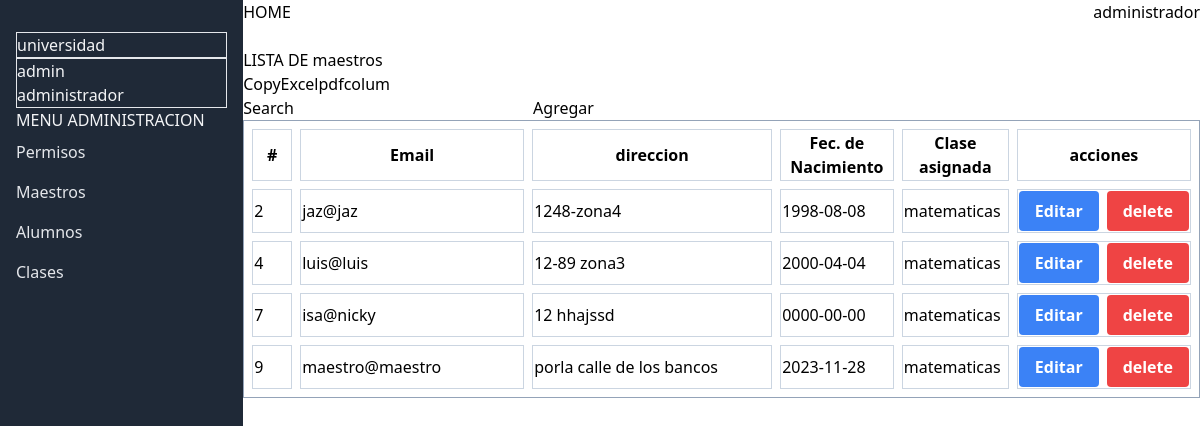
Before: /admin/maestros with the older database file.
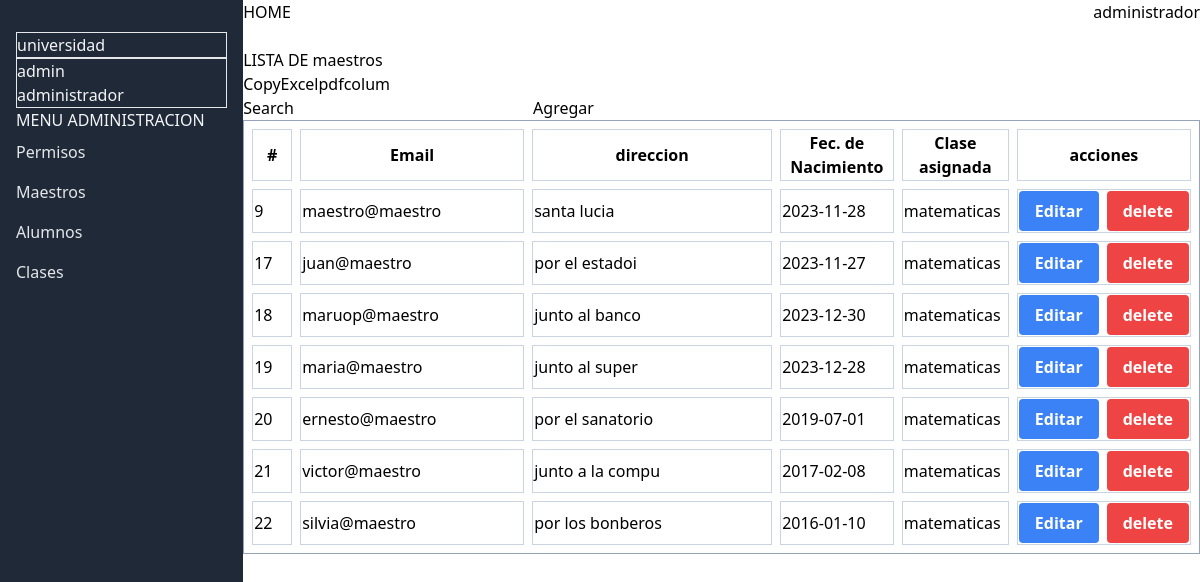
After: the same page with the newer database file.
### tables this page shows
CREATE TABLE `usuarios` (
  `id` int(11) NOT NULL AUTO_INCREMENT,
  `correo` varchar(100) DEFAULT NULL,
  `password` varchar(250) DEFAULT NULL,
  `nombre` varchar(100) DEFAULT NULL,
  `apellido` varchar(100) DEFAULT NULL,
  `direccion` varchar(100) DEFAULT NULL,
  `fecha_nac` date DEFAULT NULL,
  `rol` int(11) DEFAULT NULL,
  `id_materias` int(11) DEFAULT NULL,
  PRIMARY KEY (`id`),
  KEY `usuarios_FK` (`rol`),
  KEY `usuarios_FK_1` (`id_materias`),
  CONSTRAINT `usuarios_FK` FOREIGN KEY (`rol`) REFERENCES `roles` (`id_rol`),
  CONSTRAINT `usuarios_FK_1` FOREIGN KEY (`id_materias`) REFERENCES `materia` (`id`)
);

### Controllers/AdminController.php (called while the page is built, shortened)
<?php
class AdminController
{
    protected $model;
    public function __construct()
    {
        $this->model = new User();
    }
    public function maestros()
    {
        $data = $this->model->where("rol", "=", "2");
        include $_SERVER["DOCUMENT_ROOT"] . "/views/admin/dash_maestro.php";
    }
}

### config/database.php (called while the page is built)
<?php
return [
    "host" => "localhost",
    "dbname" => "universidad",
    "username" => "root",
    "password" => ""
];

### Models/Mode.php (called while the page is built, shortened)
<?php
class Model
{
    private $db;
    protected $table;
    public function __construct()
    {
        $config = include($_SERVER["DOCUMENT_ROOT"] . "/config/database.php");
        try {
            $this->db = new mysqli(
                $config["host"],
                $config["username"],
                $config["password"],
                $config["dbname"]
            );
        } catch (mysqli_sql_exception $e) {
            echo "Error: " . $e->getMessage();
        }
    }
    public function where($column, $operator, $value)
    {
        $res = $this->db->query("SELECT * FROM {$this->table} WHERE $column $operator '$value' ");
        $data = $res->fetch_all(MYSQLI_ASSOC);
        return $data;
    }
}

### views/admin/dash_maestro.php (the view, shortened to what this page needs)
<!DOCTYPE html>
<html lang="en">
<head>
    <script src="https://cdn.tailwindcss.com"></script>
</head>
<body>
    <div class="flex">
        <div class="bg-gray-800 text-gray-100 w-64 px-4 py-8 h-screen">
            <div class=" border border-b-1 space-y-10">
                <h1> universidad</h1>
            </div>
            <div class=" border border-b-1">
                <p>admin</p>
                <p>administrador</p>
            </div>
            <div>
                <nav>
                    <p>MENU ADMINISTRACION </p>
                    <a href="/admin/permisos" class="block py-2 text-gray-200 hover:bg-gray-700 hover:text-white">
                        Permisos</a>
                    <a href="/admin/maestros" class="block py-2 text-gray-200 hover:bg-gray-700 hover:text-white">
                        Maestros</a>
                    <a href="/admin/alumnos" class="block py-2 text-gray-200 hover:bg-gray-700 hover:text-white">
                        Alumnos</a>
                    <a href="/admin/clases" class="block py-2 text-gray-200 hover:bg-gray-700 hover:text-white">
                        Clases</a>
                </nav>
            </div>
        </div>
        <div>
            <header class=" bg-white flex justify-between h-12  ">
                <a class=" start-0" href="/home/admin">HOME</a>
                <p class=" end-0"> administrador</p>
            </header>
            <div>
                <h1> LISTA DE maestros</h1>
            </div>
            <div>
                <div>
                    <button>Copy</button><button>Excel</button><button>pdf</button><button>colum </button>
                </div>
                <div><label for="">Search</label>
                    <input type="text">
                    <a href="/admin/maestro/add"> Agregar</a>
                </div>
            </div>
            <div>
                <table class=" table-auto border-separate border-spacing-2 border border-slate-400">
                    <thead>
                        <tr>
                            <th class="border border-slate-300 w-10 "># </th>
                            <th class="border border-slate-300 w-56"> Email</th>
                            <th class="border border-slate-300 w-60"> direccion</th>
                            <th class="border border-slate-300">Fec. de Nacimiento </th>
                            <th class="border border-slate-300">Clase asignada</th>
                            <th class="border border-slate-300 "> acciones</th>
                        </tr>
                    </thead>
                    <tbody>
                        <?php
                        foreach ($data as $data) {
                        ?>
                            <tr>
                                <td class="border border-slate-300"> <?php echo $data['id']; ?> </td>
                                <td class="border border-slate-300"> <?php echo $data['correo']; ?></td>
                                <td class="border border-slate-300"><?php echo $data['direccion']; ?></td>
                                <td class="border border-slate-300"><?php echo $data['fecha_nac']; ?></td>
                                <td class="border border-slate-300">matematicas</td>
                                <td class="border border-slate-300 flex space-x-2 ">
                                    <a class="bg-blue-500 text-white font-bold py-2 px-4 rounded" href=" /admin/maestros/edit?id=<?php echo $data['id'] ?>"> Editar</a>
                                    <form action="/maestro/delete" method="post">
                                        <button class="bg-red-500 text-white font-bold py-2 px-4 rounded">delete</button>
                                    </form>
                                </td>
                            </tr>
                        <?php } ?>
                    </tbody>
                </table>
            </div>
        </div>
    </div>
</body>
</html>

Changed rows visible on the page:
removed usuarios: id "2", correo "jaz@jaz", direccion "1248-zona4", fecha_nac "1998-08-08"
removed usuarios: id "4", correo "luis@luis", direccion "12-89 zona3", fecha_nac "2000-04-04"
removed usuarios: id "7", correo "isa@nicky", direccion "12 hhajssd", fecha_nac "0000-00-00"
changed usuarios "maestro@maestro": direccion "porla calle de los bancos" → "santa lucia"
added usuarios: id "17", correo "juan@maestro", direccion "por el estadoi", fecha_nac "2023-11-27"
added usuarios: id "18", correo "maruop@maestro", direccion "junto al banco", fecha_nac "2023-12-30"
added usuarios: id "19", correo "maria@maestro", direccion "junto al super", fecha_nac "2023-12-28"
added usuarios: id "20", correo "ernesto@maestro", direccion "por el sanatorio", fecha_nac "2019-07-01"
added usuarios: id "21", correo "victor@maestro", direccion "junto a la compu", fecha_nac "2017-02-08"
added usuarios: id "22", correo "silvia@maestro", direccion "por los bonberos", fecha_nac "2016-01-10"
